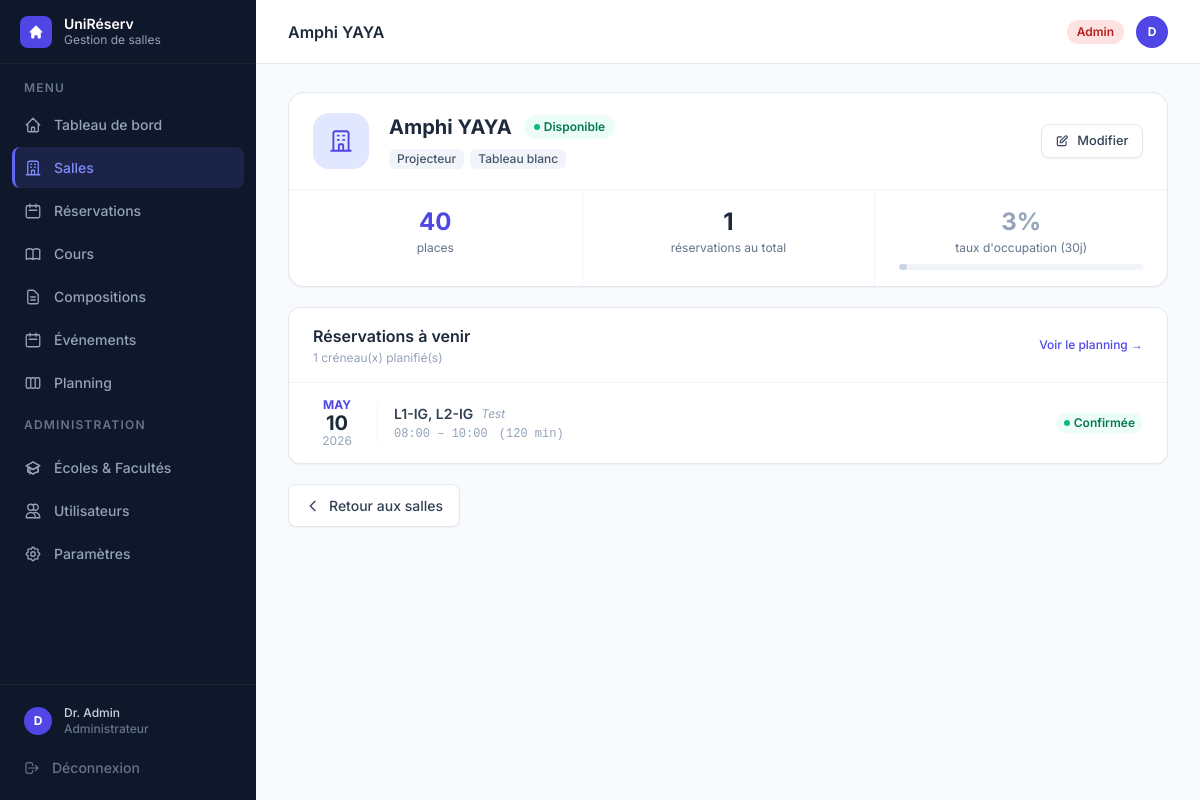
/salles/1/detail (signed in), run on an earlier commit of the app's database.
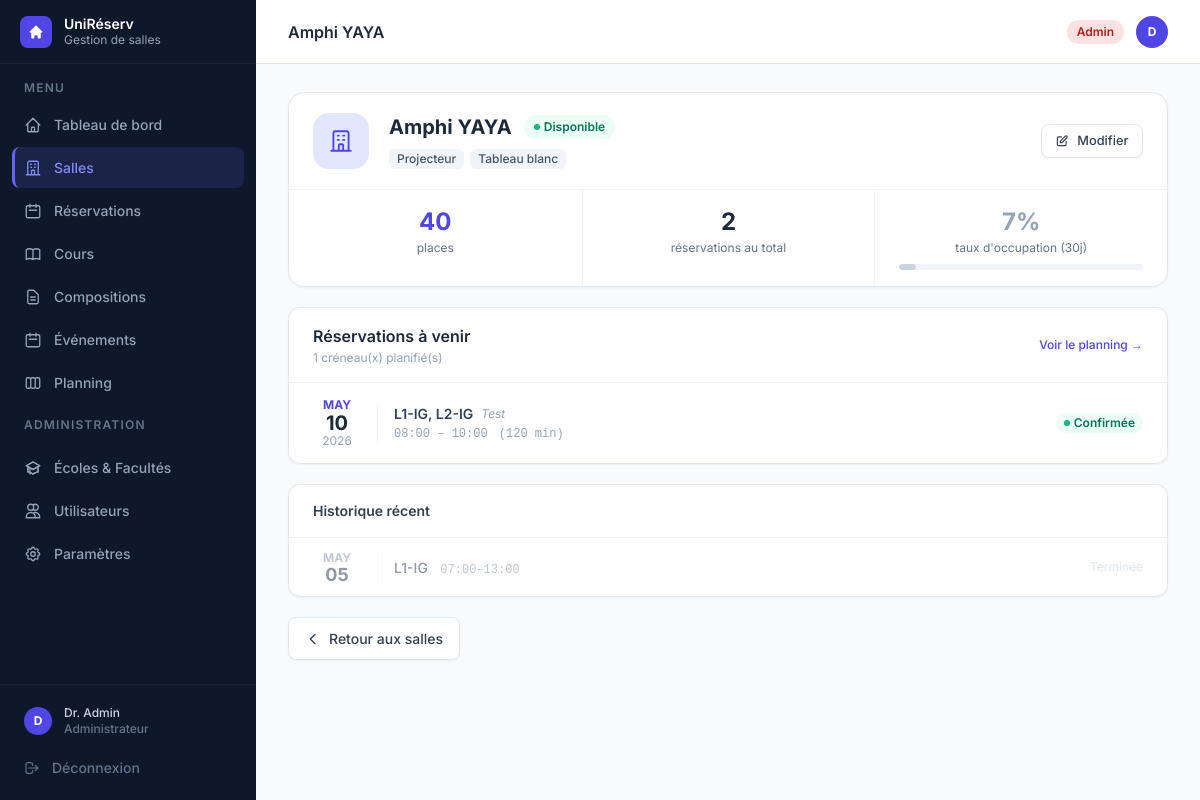
And on a later commit of the database.
### tables this page shows
CREATE TABLE reservations (
            id              INTEGER PRIMARY KEY,
            salle_id        INTEGER NOT NULL,
            responsable_id  INTEGER NOT NULL,
            classe          TEXT    NOT NULL,
            date            TEXT    NOT NULL,
            heure_debut     TEXT    NOT NULL,
            heure_fin       TEXT    NOT NULL,
            matiere         TEXT    DEFAULT '',
            statut          TEXT    NOT NULL DEFAULT 'en_attente',
            date_creation   TEXT    NOT NULL, enseignant_id INTEGER, cours_id INTEGER,
            FOREIGN KEY (salle_id)       REFERENCES salles(id),
            FOREIGN KEY (responsable_id) REFERENCES utilisateurs(id)
        );

### gestion de salle/app.py (the view)
@app.route("/salles/<int:salle_id>/detail")
@login_required
def salles_detail(salle_id):
    bd, utilisateurs, salles_dict, toutes = get_data()
    salle = salles_dict.get(salle_id)
    if not salle:
        flash("Salle introuvable.", "error")
        return redirect(url_for("salles"))
    res_salle = sorted(
        [r for r in toutes if r.salle.id == salle_id],
        key=lambda r: (r.date, r.heure_debut),
    )
    aujourd_hui = date.today()
    prochaines  = [r for r in res_salle if r.date >= aujourd_hui
                   and r.statut in (StatutReservation.CONFIRMEE, StatutReservation.EN_ATTENTE)]
    passees     = [r for r in res_salle if r.date < aujourd_hui
                   or r.statut == StatutReservation.TERMINEE]
    il_y_a_30j  = aujourd_hui - timedelta(days=30)
    res_30j     = [r for r in res_salle if il_y_a_30j <= r.date <= aujourd_hui]
    jours_occ   = len(set(r.date for r in res_30j))
    taux        = round(jours_occ / 30 * 100)
    return render_template("salle_detail.html", active="salles",
                           salle=salle,
                           prochaines=prochaines[:10],
                           passees=passees[-5:],
                           taux_occupation=taux,
                           nb_total=len(res_salle),
                           StatutReservation=StatutReservation)

### gestion de salle/app.py (called while the page is built)
def get_bd():
    return BaseDonneesSQLite()

def _get_unites_dict():
    from flask import g
    if not hasattr(g, 'unites_dict'):
        g.unites_dict = {u.id: u for u in get_bd().charger_toutes_unites()}
    return g.unites_dict

def _format_classe(classe: str) -> str:
    if not classe:
        return ''
    unites = _get_unites_dict()
    parts = []
    for c in classe.split(','):
        c = c.strip()
        if c.startswith('U') and c[1:].isdigit():
            u = unites.get(int(c[1:]))
            parts.append(f"{u.niveau}-{u.abreviation or u.nom[:6]}" if u else c)
        else:
            parts.append(c)
    return ', '.join(parts)

@app.context_processor
def inject_format_classe():
    return dict(format_classe=_format_classe)

def login_required(f):
    @wraps(f)
    def decorated(*args, **kwargs):
        if "user_id" not in session:
            return redirect(url_for("login"))
        return f(*args, **kwargs)
    return decorated

### gestion de salle/models/etablissement.py (called while the page is built)
    @property
    def id(self) -> int: return self.__id

    @id.setter
    def id(self, v: int):
        if self.__id is None: self.__id = v

    @property
    def niveau(self) -> str: return self.__niveau

### gestion de salle/templates/salle_detail.html (shortened to what the changed rows need)
{% extends "base.html" %}
{% block heading %}{{ salle.nom }}{% endblock %}
{% block content %}
<div class="space-y-5">
  <div class="bg-white rounded-2xl border border-slate-200 shadow-sm overflow-hidden">
    <div class="px-6 py-5 flex items-center gap-5">
      <div class="flex-1 min-w-0">
        <div class="flex items-center gap-3 flex-wrap">
          <h2 class="text-xl font-bold text-slate-800">{{ salle.nom }}</h2>
        </div>
        {% if salle.equipements %}
        <div class="flex flex-wrap gap-1.5 mt-2">
          {% for eq in salle.equipements %}
          <span class="px-2 py-0.5 rounded-md bg-slate-100 text-slate-600 text-xs font-medium">{{ eq }}</span>
          {% endfor %}
        </div>
        {% endif %}
      </div>
    </div>
    <div class="border-t border-slate-100 grid grid-cols-3 divide-x divide-slate-100">
      <div class="px-6 py-4 text-center">
        <p class="text-2xl font-bold text-slate-800">{{ nb_total }}</p>
        <p class="text-xs text-slate-500 mt-0.5">réservations au total</p>
      </div>
      <div class="px-6 py-4 text-center">
        <div class="flex items-center justify-center gap-2">
          <p class="text-2xl font-bold {% if taux_occupation > 60 %}text-amber-600{% elif taux_occupation > 30 %}text-emerald-600{% else %}text-slate-400{% endif %}">
            {{ taux_occupation }}%
          </p>
        </div>
        <div class="w-full bg-slate-100 rounded-full h-1.5 mt-2 overflow-hidden">
          <div class="h-1.5 rounded-full transition-all
            {% if taux_occupation > 60 %}bg-amber-500{% elif taux_occupation > 30 %}bg-emerald-500{% else %}bg-slate-300{% endif %}"
               style="width: {{ taux_occupation }}%"></div>
        </div>
      </div>
    </div>
  </div>
  <div class="bg-white rounded-xl border border-slate-200 shadow-sm overflow-hidden">
    {% if prochaines %}
    <div class="divide-y divide-slate-50">
      {% for r in prochaines %}
      <div class="px-6 py-3.5 flex items-center gap-4 hover:bg-slate-50 transition-colors">
        <div class="w-12 shrink-0 text-center">
          <p class="text-xs font-bold text-indigo-600 uppercase">{{ r.date.strftime('%b') }}</p>
          <p class="text-xl font-bold text-slate-800 leading-none">{{ r.date.strftime('%d') }}</p>
          <p class="text-xs text-slate-400">{{ r.date.strftime('%Y') }}</p>
        </div>
        <div class="flex-1 min-w-0">
          <div class="flex items-center gap-2 flex-wrap">
            <span class="font-semibold text-slate-700 text-sm">{{ format_classe(r.classe) }}</span>
            {% if r.matiere %}
            <span class="text-xs text-slate-400 italic">{{ r.matiere }}</span>
            {% endif %}
          </div>
          <p class="text-xs text-slate-400 mt-0.5 font-mono">
            {{ r.heure_debut.strftime('%H:%M') }} – {{ r.heure_fin.strftime('%H:%M') }}
            <span class="not-italic ml-1">({{ r.duree_minutes() }} min)</span>
          </p>
        </div>
        {% if r.statut == StatutReservation.CONFIRMEE %}
        <span class="shrink-0 inline-flex items-center gap-1 px-2 py-0.5 rounded-full text-xs font-semibold bg-emerald-50 text-emerald-700">
          <span class="w-1.5 h-1.5 rounded-full bg-emerald-500"></span>Confirmée
        </span>
        {% else %}
        <span class="shrink-0 inline-flex items-center gap-1 px-2 py-0.5 rounded-full text-xs font-semibold bg-amber-50 text-amber-700">
          <span class="w-1.5 h-1.5 rounded-full bg-amber-400"></span>En attente
        </span>
        {% endif %}
      </div>
      {% endfor %}
    </div>
    {% else %}
    <div class="py-10 text-center">
      <p class="text-slate-400 text-sm font-medium">Aucune réservation à venir pour cette salle</p>
    </div>
    {% endif %}
  </div>
  {% if passees %}
  <div class="bg-white rounded-xl border border-slate-200 shadow-sm overflow-hidden">
    <div class="px-6 py-4 border-b border-slate-100">
      <h3 class="font-semibold text-slate-700 text-sm">Historique récent</h3>
    </div>
    <div class="divide-y divide-slate-50">
      {% for r in passees|reverse %}
      <div class="px-6 py-3 flex items-center gap-4 opacity-60">
        <div class="w-12 shrink-0 text-center">
          <p class="text-xs font-bold text-slate-400 uppercase">{{ r.date.strftime('%b') }}</p>
          <p class="text-lg font-bold text-slate-600 leading-none">{{ r.date.strftime('%d') }}</p>
        </div>
        <div class="flex-1 min-w-0">
          <span class="font-medium text-slate-600 text-sm">{{ format_classe(r.classe) }}</span>
          <span class="text-xs text-slate-400 ml-2 font-mono">{{ r.heure_debut.strftime('%H:%M') }}–{{ r.heure_fin.strftime('%H:%M') }}</span>
        </div>
        <span class="text-xs text-slate-300">Terminée</span>
      </div>
      {% endfor %}
    </div>
  </div>
  {% endif %}
</div>
{% endblock %}

What changed in the data, as far as the page shows it:
added reservations: date "MAY", date "05", classe "L1-IG", heure_debut "07:00", heure_fin "13:00", shown under "Historique récent"
Also different on the page:
{{ nb_total }}: "1" → "2"
{{ taux_occupation }}: "3" → "7"
{{ taux_occupation }}: 3 → 7 (drawn)
text now shown: "Historique récent"
